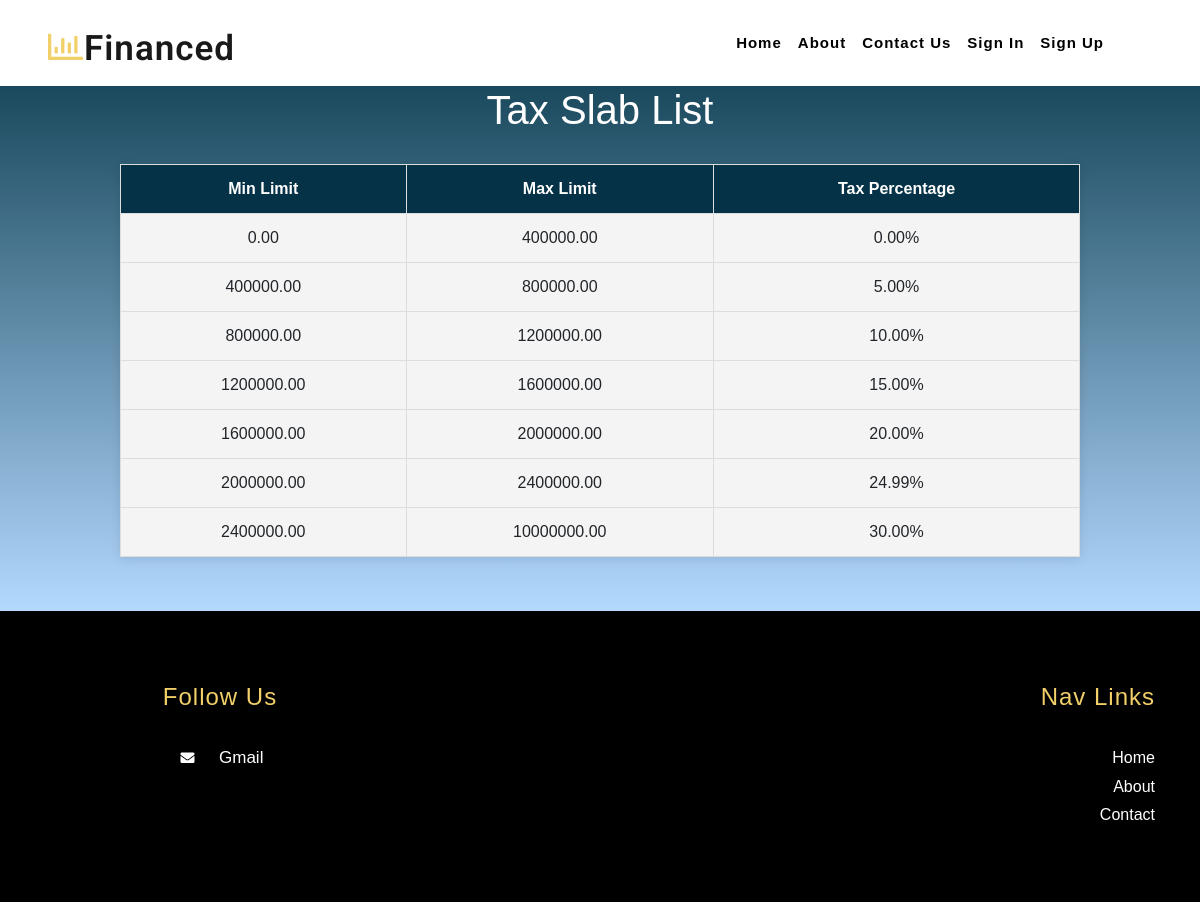
/tax_slab_list/, run on the app's committed database.
### taxslab/models.py (models this page shows, shortened)
class TaxSlab(models.Model):
    min_limit = models.DecimalField(max_digits=10, decimal_places=2)
    max_limit = models.DecimalField(max_digits=10, decimal_places=2)
    tax_percentage = models.DecimalField(max_digits=5, decimal_places=2)

### taxslab/views.py (the view)
# urls.py: path('tax_slab_list/', views.tax_slab_list, name='tax_slab_list'),  # URL to display tax slabs
def tax_slab_list(request):
    tax_slabs = TaxSlab.objects.all()  # Fetching all tax slabs
    return render(request, 'tax_slab_list.html', {'tax_slabs': tax_slabs})

### taxslab/templates/tax_slab_list.html (shortened to what this page needs)
{% load static %}
{% include 'header.html' %}
<!DOCTYPE html>
<html lang="en">
<head>
    <link rel="stylesheet" href="{% static 'css/taxs.css' %}">
</head>
<body>
<div class="body3">
    <table>
        <div style="text-align: center;">
            <h1 style="display: inline; color: white;">Tax Slab List</h1>
        </div>
        <thead>
            <tr>
                <th>Min Limit</th>
                <th>Max Limit</th>
                <th>Tax Percentage</th>
            </tr>
        </thead>
        <tbody>
            {% for tax_slab in tax_slabs %}
                <tr>
                    <td>{{ tax_slab.min_limit }}</td>
                    <td>{{ tax_slab.max_limit }}</td>
                    <td>{{ tax_slab.tax_percentage }}%</td>
                </tr>
            {% endfor %}
        </tbody>
    </table>
    <br>
</div>
</body>
</html>
{% include 'footer.html' %}

### user_app/static/css/styles.css (style rules this page uses)
body { padding: 0; margin: 0; background: #FFF; font-family: 'Lato', sans-serif; }
h1, h2, h3, h4, h5, h6 { margin: 0; padding: 0; font-family: 'Roboto', sans-serif; }

### user_app/static/css/personal_report.css (style rules this page uses)
body { font-family: Arial, sans-serif; }
table { width: 100%; border-collapse: collapse; }
th, td { padding: 10px; text-align: left; border: 1px solid #ddd; }
th { background-color: #f2f2f2; }
td { background-color: #fafafa; }
th, td { text-align: center; }

### user_app/static/css/tax.css (style rules this page uses)
table { width: 100%; border-collapse: collapse; margin: 20px 0; }
th, td { padding: 12px; text-align: left; border: 1px solid #ddd; }
th { background-color: #f4f4f4; }
tr:nth-child(even) { background-color: #f9f9f9; }

### user_app/static/css/taxs.css (style rules this page uses)
.body3 { background: linear-gradient(to bottom, #1a495d, #B3D9FF); font-family: Arial, sans-serif; margin: 0; padding: 0; }
h1 { text-align: center; margin-top: 20px; color: #fff; }
table { width: 80%; margin: 30px auto; border-collapse: collapse; background-color: #ffffff; box-shadow: 0 2px 10px rgba(0, 0, 0, 0.1); }
th, td { padding: 12px 15px; text-align: center; border: 1px solid #ddd; }
th { background-color: #053246; color: white; }
td { background-color: #f4f4f4; }

### data on the page
TaxSlab: min_limit "0.00", max_limit "400000.00", tax_percentage "0.00"
TaxSlab: min_limit "400000.00", max_limit "800000.00", tax_percentage "5.00"
TaxSlab: min_limit "800000.00", max_limit "1200000.00", tax_percentage "10.00"
TaxSlab: min_limit "1200000.00", max_limit "1600000.00", tax_percentage "15.00"
TaxSlab: min_limit "1600000.00", max_limit "2000000.00", tax_percentage "20.00"
TaxSlab: min_limit "2000000.00", max_limit "2400000.00", tax_percentage "24.99"
TaxSlab: min_limit "2400000.00", max_limit "10000000.00", tax_percentage "30.00"
